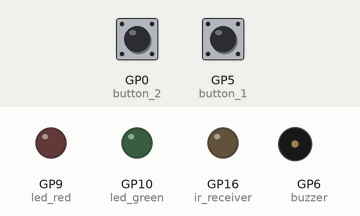
Recording of a program running on a simulated Raspberry Pi Pico running MicroPython. On the bench: output pins drawn as LEDs (lit = HIGH), buzzer (waves = sounding, pin HIGH). Dashed ring = blinking. The inputs (shaded band) are chosen by the test bench; at power-on: GP0 (button_2) LOW, GP5 (button_1) LOW.

Above: at 1.2 s.
1.3 s: GP0 (button_2) pulled HIGH for 0.15 s
At 1.47 s:
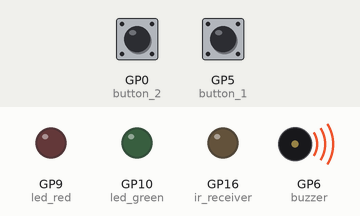
3.6 s: GP5 (button_1) pulled HIGH for 0.15 s
At 4.0 s:
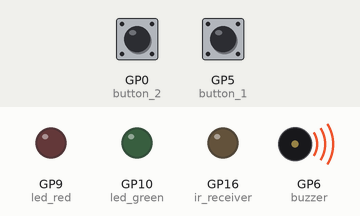
5.2 s: GP5 (button_1) pulled HIGH for 3.2 s
At 5.6 s:
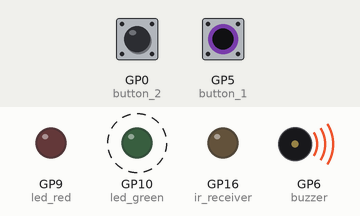
9.9 s: GP0 (button_2) pulled HIGH for 1 s
At 10.09 s:
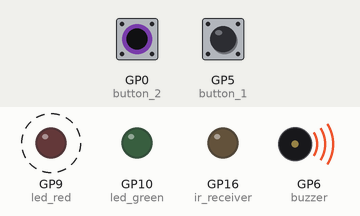
Timing chart, 0 to 13.1 s (numbered marks = the images above; inputs shaded):
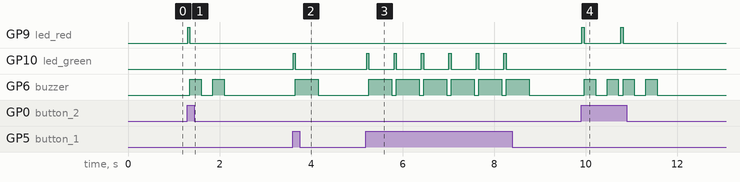

The program:

WISC.py
```python
from machine import Pin
import time
from utime import sleep

#Pin definitions
button_2 = Pin(0, Pin.IN)
button_1 = Pin(5, Pin.IN)
tracker = Pin(1, Pin.IN)
led_red = Pin(9, Pin.OUT)
led_green = Pin(10, Pin.OUT)
buzzer = Pin(6, Pin.OUT)
ir_receiver = Pin(16, Pin.OUT)
#ir transmitter

#Loop forever
while True:

    # tracker
    #print(f'Location: {tracker.value()}')

    #button
    if button_1.value() == 1:
        led_green.value(1)
        sleep(.05)
        led_green.value(0)
        buzzer.value(1)
        sleep(.5)
        buzzer.value(0)

    if button_2.value() == 1:
        led_red.value(1)
        sleep(.05)
        led_red.value(0)
        buzzer.value(1)
        sleep(.25)
        buzzer.value(0)
        sleep(.25)
        buzzer.value(1)
        sleep(.25)
        buzzer.value(0)


    #ir receiver
    try:
            if ir_receiver.value() == 0:
                led_red.value(0)
            if ir_receiver.value() == 1:
                led_red.value(1)
                print("signal received")
            sleep(.05)
    except KeyboardInterrupt:
        break


    
```

Measured:
- after the input at 1.3 s, GP9 (led_red): LOW → HIGH at once, → LOW 0.05 s later; GP6 (buzzer): alternates HIGH for 0.25 s and LOW for 0.25 s, 4 changes in all, then stays LOW, starting after 0.05 s
- after the input at 3.6 s, GP10 (led_green): LOW → HIGH at once, → LOW 0.05 s later; GP6 (buzzer): LOW → HIGH after 0.06 s, → LOW 0.50 s later
- after the input at 5.2 s, GP10 (led_green): alternates HIGH for 0.05 s and LOW for 0.55 s, 12 changes in all, then stays LOW, starting at once; GP6 (buzzer): alternates HIGH for 0.50 s and LOW for 0.10 s, 12 changes in all, then stays LOW, starting after 0.06 s
- after the input at 9.9 s, GP9 (led_red): alternates HIGH for 0.05 s and LOW for 0.80 s, 4 changes in all, then stays LOW, starting at once; GP6 (buzzer): LOW → HIGH after 0.07 s, → LOW 0.25 s later, → HIGH 0.25 s later, → LOW 0.25 s later, … (8 changes in this stretch)
